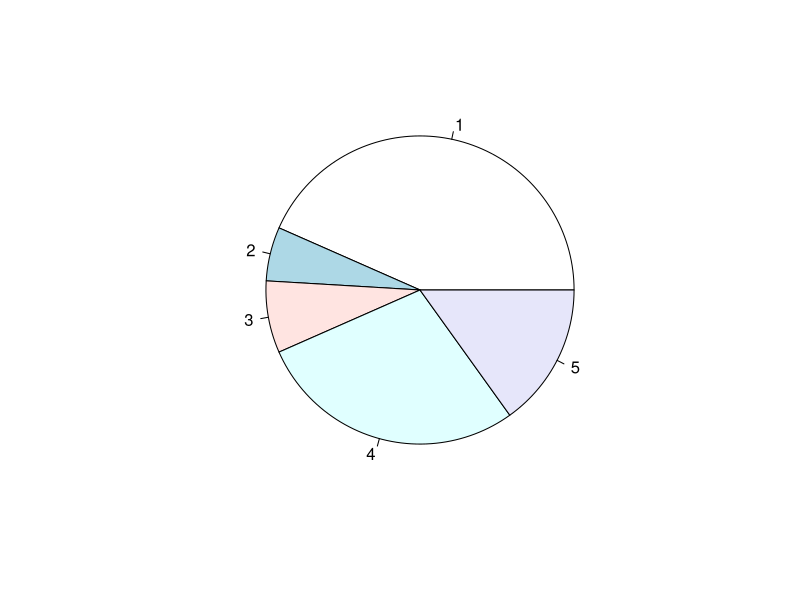
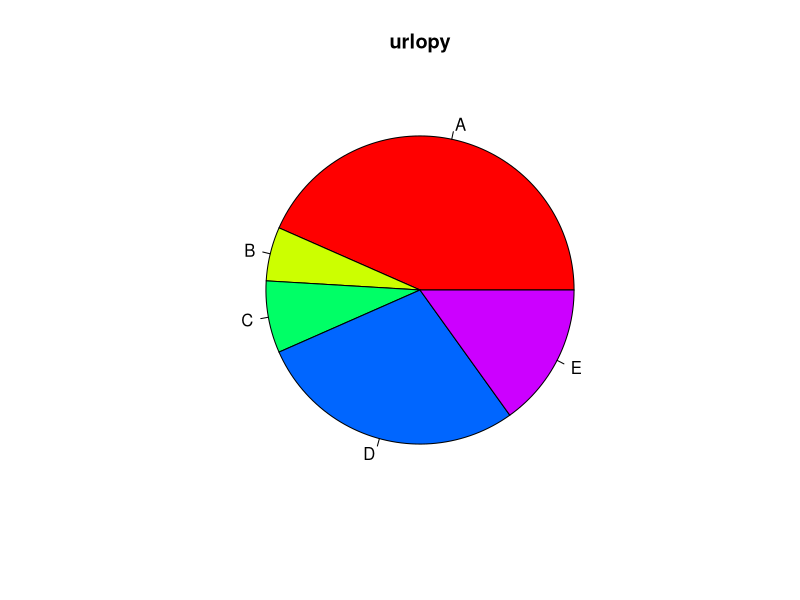

Generate these figures, in order, with R:
## ---- chunk 1
urlopy<- c(23,3,4,15,8)
pie(urlopy)
pie(urlopy, main="urlopy", col=rainbow(length(urlopy)),
   labels=c("A","B","C","D","E"))
